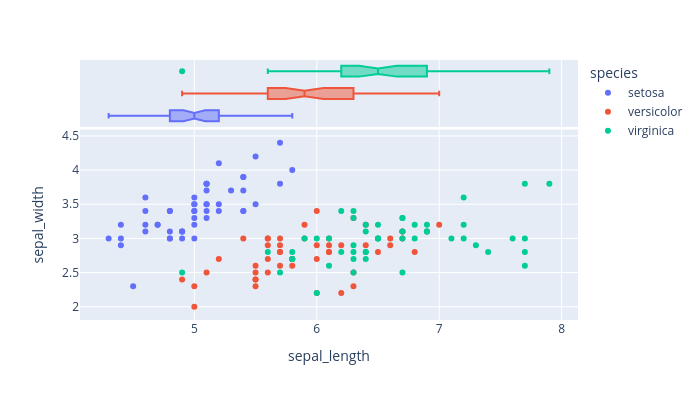

Notebook code for this chart:
### Code cell
px.scatter(data_frame=iris, x='sepal_length', y='sepal_width', width=700,
           height=400, color='species', marginal_x='box')

### Figure 1 — Plotly figure (JSON) as saved in the notebook; plotly's stock layout.template omitted (floating-point values rounded to 4 significant figures)
{"data": [{"hovertemplate": "species=setosa<br>sepal_length=%{x}<br>sepal_width=%{y}<extra></extra>", "legendgroup": "setosa", "marker": {"color": "#636efa", "symbol": "circle"}, "mode": "markers", "name": "setosa", "orientation": "v", "showlegend": true, "type": "scatter", "x": [5.1, 4.9, 4.7, 4.6, 5.0, 5.4, 4.6, 5.0, 4.4, 4.9, 5.4, 4.8, 4.8, 4.3, 5.8, 5.7, 5.4, 5.1, 5.7, 5.1, 5.4, 5.1, 4.6, 5.1, 4.8, 5.0, 5.0, 5.2, 5.2, 4.7, 4.8, 5.4, 5.2, 5.5, 4.9, 5.0, 5.5, 4.9, 4.4, 5.1, 5.0, 4.5, 4.4, 5.0, 5.1, 4.8, 5.1, 4.6, 5.3, 5.0], "xaxis": "x", "y": [3.5, 3.0, 3.2, 3.1, 3.6, 3.9, 3.4, 3.4, 2.9, 3.1, 3.7, 3.4, 3.0, 3.0, 4.0, 4.4, 3.9, 3.5, 3.8, 3.8, 3.4, 3.7, 3.6, 3.3, 3.4, 3.0, 3.4, 3.5, 3.4, 3.2, 3.1, 3.4, 4.1, 4.2, 3.1, 3.2, 3.5, 3.1, 3.0, 3.4, 3.5, 2.3, 3.2, 3.5, 3.8, 3.0, 3.8, 3.2, 3.7, 3.3], "yaxis": "y"}, {"alignmentgroup": "True", "hovertemplate": "species=setosa<br>sepal_length=%{x}<extra></extra>", "legendgroup": "setosa", "marker": {"color": "#636efa", "symbol": "circle"}, "name": "setosa", "notched": true, "offsetgroup": "setosa", "showlegend": false, "type": "box", "x": [5.1, 4.9, 4.7, 4.6, 5.0, 5.4, 4.6, 5.0, 4.4, 4.9, 5.4, 4.8, 4.8, 4.3, 5.8, 5.7, 5.4, 5.1, 5.7, 5.1, 5.4, 5.1, 4.6, 5.1, 4.8, 5.0, 5.0, 5.2, 5.2, 4.7, 4.8, 5.4, 5.2, 5.5, 4.9, 5.0, 5.5, 4.9, 4.4, 5.1, 5.0, 4.5, 4.4, 5.0, 5.1, 4.8, 5.1, 4.6, 5.3, 5.0], "xaxis": "x2", "yaxis": "y2"}, {"hovertemplate": "species=versicolor<br>sepal_length=%{x}<br>sepal_width=%{y}<extra></extra>", "legendgroup": "versicolor", "marker": {"color": "#EF553B", "symbol": "circle"}, "mode": "markers", "name": "versicolor", "orientation": "v", "showlegend": true, "type": "scatter", "x": [7.0, 6.4, 6.9, 5.5, 6.5, 5.7, 6.3, 4.9, 6.6, 5.2, 5.0, 5.9, 6.0, 6.1, 5.6, 6.7, 5.6, 5.8, 6.2, 5.6, 5.9, 6.1, 6.3, 6.1, 6.4, 6.6, 6.8, 6.7, 6.0, 5.7, 5.5, 5.5, 5.8, 6.0, 5.4, 6.0, 6.7, 6.3, 5.6, 5.5, 5.5, 6.1, 5.8, 5.0, 5.6, 5.7, 5.7, 6.2, 5.1, 5.7], "xaxis": "x", "y": [3.2, 3.2, 3.1, 2.3, 2.8, 2.8, 3.3, 2.4, 2.9, 2.7, 2.0, 3.0, 2.2, 2.9, 2.9, 3.1, 3.0, 2.7, 2.2, 2.5, 3.2, 2.8, 2.5, 2.8, 2.9, 3.0, 2.8, 3.0, 2.9, 2.6, 2.4, 2.4, 2.7, 2.7, 3.0, 3.4, 3.1, 2.3, 3.0, 2.5, 2.6, 3.0, 2.6, 2.3, 2.7, 3.0, 2.9, 2.9, 2.5, 2.8], "yaxis": "y"}, {"alignmentgroup": "True", "hovertemplate": "species=versicolor<br>sepal_length=%{x}<extra></extra>", "legendgroup": "versicolor", "marker": {"color": "#EF553B", "symbol": "circle"}, "name": "versicolor", "notched": true, "offsetgroup": "versicolor", "showlegend": false, "type": "box", "x": [7.0, 6.4, 6.9, 5.5, 6.5, 5.7, 6.3, 4.9, 6.6, 5.2, 5.0, 5.9, 6.0, 6.1, 5.6, 6.7, 5.6, 5.8, 6.2, 5.6, 5.9, 6.1, 6.3, 6.1, 6.4, 6.6, 6.8, 6.7, 6.0, 5.7, 5.5, 5.5, 5.8, 6.0, 5.4, 6.0, 6.7, 6.3, 5.6, 5.5, 5.5, 6.1, 5.8, 5.0, 5.6, 5.7, 5.7, 6.2, 5.1, 5.7], "xaxis": "x2", "yaxis": "y2"}, {"hovertemplate": "species=virginica<br>sepal_length=%{x}<br>sepal_width=%{y}<extra></extra>", "legendgroup": "virginica", "marker": {"color": "#00cc96", "symbol": "circle"}, "mode": "markers", "name": "virginica", "orientation": "v", "showlegend": true, "type": "scatter", "x": [6.3, 5.8, 7.1, 6.3, 6.5, 7.6, 4.9, 7.3, 6.7, 7.2, 6.5, 6.4, 6.8, 5.7, 5.8, 6.4, 6.5, 7.7, 7.7, 6.0, 6.9, 5.6, 7.7, 6.3, 6.7, 7.2, 6.2, 6.1, 6.4, 7.2, 7.4, 7.9, 6.4, 6.3, 6.1, 7.7, 6.3, 6.4, 6.0, 6.9, 6.7, 6.9, 5.8, 6.8, 6.7, 6.7, 6.3, 6.5, 6.2, 5.9], "xaxis": "x", "y": [3.3, 2.7, 3.0, 2.9, 3.0, 3.0, 2.5, 2.9, 2.5, 3.6, 3.2, 2.7, 3.0, 2.5, 2.8, 3.2, 3.0, 3.8, 2.6, 2.2, 3.2, 2.8, 2.8, 2.7, 3.3, 3.2, 2.8, 3.0, 2.8, 3.0, 2.8, 3.8, 2.8, 2.8, 2.6, 3.0, 3.4, 3.1, 3.0, 3.1, 3.1, 3.1, 2.7, 3.2, 3.3, 3.0, 2.5, 3.0, 3.4, 3.0], "yaxis": "y"}, {"alignmentgroup": "True", "hovertemplate": "species=virginica<br>sepal_length=%{x}<extra></extra>", "legendgroup": "virginica", "marker": {"color": "#00cc96", "symbol": "circle"}, "name": "virginica", "notched": true, "offsetgroup": "virginica", "showlegend": false, "type": "box", "x": [6.3, 5.8, 7.1, 6.3, 6.5, 7.6, 4.9, 7.3, 6.7, 7.2, 6.5, 6.4, 6.8, 5.7, 5.8, 6.4, 6.5, 7.7, 7.7, 6.0, 6.9, 5.6, 7.7, 6.3, 6.7, 7.2, 6.2, 6.1, 6.4, 7.2, 7.4, 7.9, 6.4, 6.3, 6.1, 7.7, 6.3, 6.4, 6.0, 6.9, 6.7, 6.9, 5.8, 6.8, 6.7, 6.7, 6.3, 6.5, 6.2, 5.9], "xaxis": "x2", "yaxis": "y2"}], "layout": {"height": 400, "legend": {"title": {"text": "species"}, "tracegroupgap": 0}, "margin": {"t": 60}, "width": 700, "xaxis": {"anchor": "y", "domain": [0, 1], "title": {"text": "sepal_length"}}, "xaxis2": {"anchor": "y2", "domain": [0, 1], "matches": "x", "showgrid": true, "showticklabels": false}, "yaxis": {"anchor": "x", "domain": [0, 0.7326], "title": {"text": "sepal_width"}}, "yaxis2": {"anchor": "x2", "domain": [0.7426, 1], "matches": "y2", "showgrid": false, "showline": false, "showticklabels": false, "ticks": ""}}}
